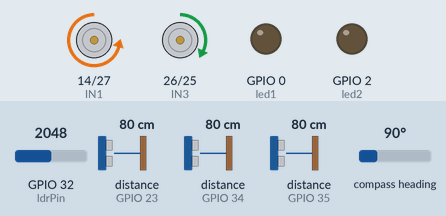
This sketch was run on a simulated ESP32. On the bench: motor-driver pin pairs drawn as motors (green arrow = first pin HIGH = forward, orange = second pin HIGH = backward, longer = more drive, scaled by the enable pin), output pins drawn as LEDs (lit = HIGH). Wiring (inferred from the names in the program): 3 × ultrasonic range finder: trigger GPIO 5, echo GPIO 23 / trigger GPIO 18, echo GPIO 34 / trigger GPIO 19, echo GPIO 35; HMC5883L compass at I2C address 0x1E. Inputs (shaded band) come from the test bench; at power-on: distance to the obstacle (sensors on GPIO 34, GPIO 35, GPIO 23) 80 cm, GPIO 32 (ldrPin) = 2048, compass heading 90°. The echo pulse lasts 58.3 µs per cm; pins used as bus, display or sensor lines are not drawn; what the sketch prints to the serial monitor is not drawn.

Above: at 1.3 s.
1.4 s: distance to the obstacle (sensor on GPIO 34) set to 2 cm
At 2.6 s:
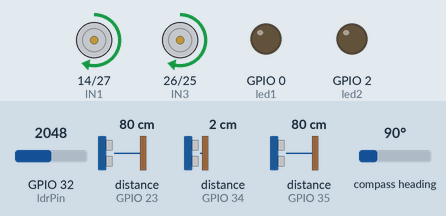
2.9 s: distance to the obstacle (sensor on GPIO 34) set to 13 cm
At 4.58 s:
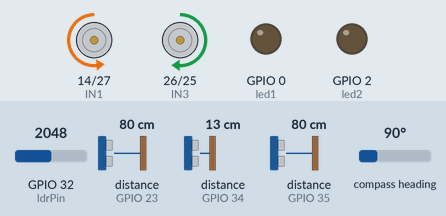
5.9 s: distance to the obstacle (sensor on GPIO 34) set to 16 cm
8.9 s: distance to the obstacle (sensor on GPIO 35) set to 2 cm
At 9.6 s:
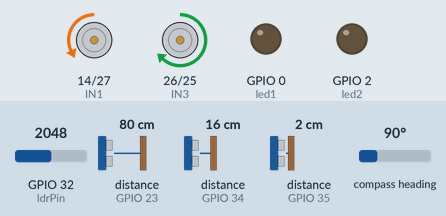
10.4 s: GPIO 32 (ldrPin) set to 1373
11.9 s: GPIO 32 (ldrPin) set to 1249
At 13.3 s:
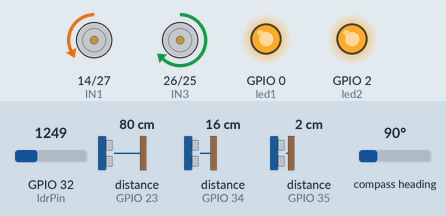
Timing chart, 0 to 14.4 s (numbered marks = the images above; inputs shaded):
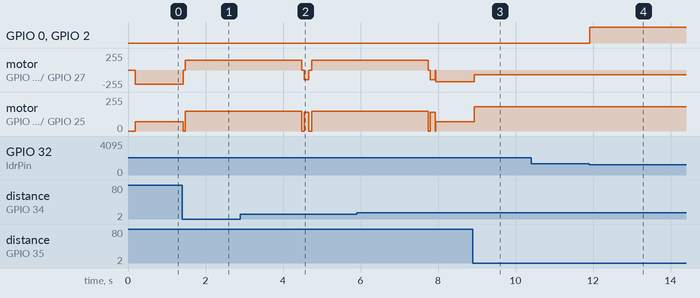

The sketch:

Langs_vaeg_demo.ino
```cpp
// Demo_WallFollow_ESP32.ino
// Stabil venstre-vægfølgning + 90° højresving + frontnedbremsning
// Pins og struktur matcher vores seneste opsætning (Rapport final).

#include <Arduino.h>
#include <Wire.h>

/* ---------- PIN-MAP (ESP32) ---------- */
// Front ultralyd (midt)
const int TRIG_FRONT = 18;
const int ECHO_FRONT = 34;  // ADC1 input-only (ok til echo)

// Venstre side (90° mod væg)
const int TRIG_L90   = 19;
const int ECHO_L90   = 35;  // ADC1 input-only (ok til echo)

// Højre 90° (front skrå/hjørnedetektion / demo)
const int TRIG_R90   = 5;
const int ECHO_R90   = 23;

// (Valgfri, hvis du har dem monteret)
const int TRIG_LEFT  = 17;
const int ECHO_LEFT  = 16;
const int TRIG_RIGHT = 4;
const int ECHO_RIGHT = 15;

// L298N motorer
const int ENA = 12;  // Højre PWM  (GPIO12: hold niveau lav ved boot)
const int IN1 = 14;  // Højre retning
const int IN2 = 27;  // (strap-pin; vi holder den lav ved boot)
const int ENB = 33;  // Venstre PWM
const int IN3 = 26;  // Venstre retning
const int IN4 = 25;

const int ldrPin = 32;   // <-- flyt LDR til en ADC1-pin: 32/33/34/35/36/39
const int led1  = 0;
const int led2  = 2;

int threshold = 1300;    // justér efter dine målinger (0–4095)

// I2C kompas (HMC5883L/GY-271)
#define MAG_SDA 22
#define MAG_SCL 21
#define MAG_ADDR 0x1E

/* ---------- TUNES ---------- */
const int   TARGET_SIDE_CM = 20; // ønsket afstand til venstre væg
const int   FRONT_TURN_CM  = 15; // under dette: 90° højresving
const int   FRONT_SLOW_CM  = 30; // under dette: lineær nedskalering af fart
const int   MAX_PWM        = 255;
const int   MIN_FWD_PWM    = 70;

int BASE_L = 140;  // grundfart venstre
int BASE_R = 145;  // grundfart højre

// Små trims (udligner mekanisk forskel)
const int LEFT_TRIM  = 0;
const int RIGHT_TRIM = 8;

// PD-regulator for sideafstand
float Kp = 4.5f;
float Kd = 2.0f;
const int   CORR_MAX        = 80;
const int   CTRL_DT_MS      = 20;
const int   ERR_DEADBAND_CM = 1;

// Magnetometer mounting/offets (justér hvis modulet vender skævt)
#define MAG_SWAP_XY  0
#define MAG_FLIP_X   1
#define MAG_FLIP_Y   1
const float MAG_MOUNT_OFFSET_DEG = -30.0f;
const float MAG_DECL_DEG         = 3.5f; // DK ca. +/-

/* ---------- UTIL ---------- */
static inline int clampi(int v, int lo, int hi) {
  return v < lo ? lo : (v > hi ? hi : v);
}

static inline int slew(int cur, int tgt, int step) {
  if (tgt > cur) return min(tgt, cur + step);
  if (tgt < cur) return max(tgt, cur - step);
  return cur;
}

/* ---------- ULTRALYD ---------- */
static int readUltrasonicCM(int trigPin, int echoPin) {
  digitalWrite(trigPin, LOW);  delayMicroseconds(2);
  digitalWrite(trigPin, HIGH); delayMicroseconds(8);
  digitalWrite(trigPin, LOW);
  unsigned long us = pulseIn(echoPin, HIGH, 30000UL);
  if (us == 0) return 400; // intet ekko => “langt væk”
  return (int)((us * 0.5f) / 29.412f + 0.5f);
}

/* ---------- MOTORER (uden LEDC for enkelhed) ---------- */
static void setRightMotor(int pwm, bool forward) {
  pwm = clampi(pwm, 0, MAX_PWM);
  digitalWrite(IN1, forward ? LOW : HIGH);
  digitalWrite(IN2, forward ? HIGH : LOW);
  analogWrite(ENA, pwm);
}
static void setLeftMotor(int pwm, bool forward) {
  pwm = clampi(pwm, 0, MAX_PWM);
  digitalWrite(IN3, forward ? HIGH : LOW);
  digitalWrite(IN4, forward ? LOW  : HIGH);
  analogWrite(ENB, pwm);
}
static void stopAll() {
  analogWrite(ENA, 0);
  analogWrite(ENB, 0);
}

/* ---------- MAGNETOMETER (robust I2C) ---------- */
static void i2cClearBus(int sclPin = MAG_SCL, int sdaPin = MAG_SDA) {
  pinMode(sclPin, OUTPUT_OPEN_DRAIN);
  pinMode(sdaPin, INPUT_PULLUP);
  for (int i = 0; i < 9 && digitalRead(sdaPin) == LOW; ++i) {
    digitalWrite(sclPin, HIGH); delayMicroseconds(5000);
    digitalWrite(sclPin, LOW);  delayMicroseconds(5000);
  }
  digitalWrite(sclPin, HIGH); delayMicroseconds(5000);
  pinMode(sdaPin, OUTPUT_OPEN_DRAIN);
  digitalWrite(sdaPin, HIGH); delayMicroseconds(5000);
}

static bool magInit() {
  Wire.begin(MAG_SDA, MAG_SCL);
  Wire.setClock(50000); // langsomt = stabilt
  Wire.setTimeOut(30);
  // CRA: 8x avg, 15 Hz
  Wire.beginTransmission(MAG_ADDR); Wire.write(0x00); Wire.write(0x70);
  if (Wire.endTransmission() != 0) return false;
  // CRB: gain
  Wire.beginTransmission(MAG_ADDR); Wire.write(0x01); Wire.write(0x20);
  if (Wire.endTransmission() != 0) return false;
  // Mode: continuous
  Wire.beginTransmission(MAG_ADDR); Wire.write(0x02); Wire.write(0x00);
  if (Wire.endTransmission() != 0) return false;
  delay(10);
  return true;
}

static bool magReadXYZ_once(int16_t &x, int16_t &y, int16_t &z) {
  Wire.beginTransmission(MAG_ADDR); Wire.write(0x03);
  if (Wire.endTransmission(false) != 0) return false;
  if (Wire.requestFrom(MAG_ADDR, (uint8_t)6, true) != 6) return false;
  uint8_t b[6]; for (int i = 0; i < 6; ++i) b[i] = Wire.read();
  x = (int16_t)((b[0] << 8) | b[1]); // X
  z = (int16_t)((b[2] << 8) | b[3]); // Z
  y = (int16_t)((b[4] << 8) | b[5]); // Y
  if (x == -4096 || y == -4096 || z == -4096) return false;
  return true;
}

static bool magReadXYZ(int16_t &x, int16_t &y, int16_t &z) {
  for (int attempt = 0; attempt < 3; ++attempt) {
    if (magReadXYZ_once(x, y, z)) return true;
    if (attempt == 0) { delay(5); continue; }
    if (attempt == 1) { i2cClearBus(); magInit(); delay(10); continue; }
  }
  return false;
}

static inline void mapAxes(int16_t x, int16_t y, float &mx, float &my) {
  float rx = x, ry = y;
  mx = (MAG_SWAP_XY ? ry : rx) * (float)MAG_FLIP_X;
  my = (MAG_SWAP_XY ? rx : ry) * (float)MAG_FLIP_Y;
}

static float magHeadingDeg() {
  int16_t x, y, z;
  if (!magReadXYZ(x, y, z)) return NAN;
  float mx, my; mapAxes(x, y, mx, my);
  float hd = atan2f(my, mx) * 180.0f / PI + MAG_DECL_DEG - MAG_MOUNT_OFFSET_DEG;
  if (hd < 0)   hd += 360.0f;
  if (hd >= 360.0f) hd -= 360.0f;
  return hd;
}

static inline float angDiffDeg(float a, float b) {
  float d = a - b;
  while (d > 180.f) d -= 360.f;
  while (d < -180.f) d += 360.f;
  return d;
}

/* ---------- Sving: 90° højre (magnetometer, timed fallback) ---------- */
static void turnRight90() {
  bool magOK = magInit();
  if (!magOK) { Serial.println("[TURN] MAG init fail -> timed fallback"); }

  // Start pivot: venstre frem, højre tilbage
  const int pwmTurn = 150;
  setLeftMotor(pwmTurn, true);
  setRightMotor(pwmTurn, false);

  uint32_t t0 = millis();

  if (magOK) {
    float hPrev = magHeadingDeg();
    while (isnan(hPrev)) { delay(10); hPrev = magHeadingDeg(); }
    float accum = 0.0f;
    const uint32_t T_MAX = 3000;
    const float TARGET = -90.0f; // højre
    const float TOL = 4.0f;

    while (millis() - t0 < T_MAX) {
      float h = magHeadingDeg();
      if (!isnan(h)) {
        float d = angDiffDeg(h, hPrev);
        hPrev = h;
        if (fabsf(d) < 40.0f) accum += d;
        if ((millis() - t0) > 220 && fabsf(accum - TARGET) <= TOL) break;
      }
      delay(15);
    }
  } else {
    // Timet fallback (~650–850 ms afh. gulv/friktion)
    delay(750);
  }

  // Stop + lille “hak” frem for at falde i den nye retning
  stopAll(); delay(60);
  int pwmL = clampi(BASE_L, 80, 230);
  int pwmR = clampi(BASE_R, 80, 230);
  setLeftMotor(pwmL, true);
  setRightMotor(pwmR, true);
  delay(120);
  stopAll();
}

/* ---------- PD-state ---------- */
float prevErr = 0.0f;
unsigned long lastCtrlMs = 0;

/* ---------- SETUP ---------- */
void setup() {
  Serial.begin(115200);

  pinMode(led1, OUTPUT);
  pinMode(led2, OUTPUT);

  // Sensorpins
  pinMode(TRIG_FRONT, OUTPUT); pinMode(ECHO_FRONT, INPUT);
  pinMode(TRIG_L90,   OUTPUT); pinMode(ECHO_L90,   INPUT);
  pinMode(TRIG_R90,   OUTPUT); pinMode(ECHO_R90,   INPUT);

  pinMode(TRIG_LEFT,  OUTPUT); pinMode(ECHO_LEFT,  INPUT);
  pinMode(TRIG_RIGHT, OUTPUT); pinMode(ECHO_RIGHT, INPUT);

  // Motorretning + sikre niveauer ved boot
  pinMode(IN1, OUTPUT); pinMode(IN2, OUTPUT);
  pinMode(IN3, OUTPUT); pinMode(IN4, OUTPUT);
  digitalWrite(IN1, LOW); digitalWrite(IN2, LOW);
  digitalWrite(IN3, LOW); digitalWrite(IN4, LOW);
  stopAll();
  delay(150);

  // I2C (mag)
  magInit(); // best effort

  lastCtrlMs = millis();

  Serial.println("Wall-follow demo ready.");
}

/* ---------- LOOP ---------- */
void loop() {
  // 1) Sekventiel og kortfattet sensorlæsning (minimer kryds-ekko)
  int cmF  = readUltrasonicCM(TRIG_FRONT, ECHO_FRONT); delay(5);
  int cmL  = readUltrasonicCM(TRIG_L90,   ECHO_L90);   delay(5);
  int cmR  = readUltrasonicCM(TRIG_R90,   ECHO_R90);   // (hjørnehjælp)
  int raw = analogRead(ldrPin);

  // 2) Hårdt hjørne? -> 90° højresving
  if (cmF > 0 && cmF < FRONT_TURN_CM) {
    stopAll(); delay(40);
    turnRight90();
    return; // begynd ny runde efter sving
  }

  // 3) Dynamisk frontnedbremsning (uden bak)
  int baseL = BASE_L;
  int baseR = BASE_R;
  if (cmF > 0 && cmF < FRONT_SLOW_CM) {
    const int lo = FRONT_TURN_CM, hi = FRONT_SLOW_CM;
    const int minCruise = 100;
    int c = clampi(cmF, lo, hi);
    int scaled = minCruise + (int)((long)(c - lo) * (max(BASE_L, BASE_R) - minCruise) / (hi - lo));
    baseL = clampi(scaled, 80, 230);
    baseR = clampi(scaled, 80, 230);
  }

  // 4) Venstre-væg PD-regulering
  unsigned long now = millis();
  if (now - lastCtrlMs >= CTRL_DT_MS) {
    float dt = (now - lastCtrlMs) / 1000.0f;
    lastCtrlMs = now;

    // Fejl: positiv hvis vi er for tæt på venstre væg (skal styre mod højre)
    float e = (float)TARGET_SIDE_CM - (float)cmL;

    // Dødbånd
    if (fabs(e) < ERR_DEADBAND_CM) e = 0.0f;

    // Hvis venstre sensor "mister" væggen -> søg let mod venstre
    float de = (e - prevErr) / max(0.001f, dt);
    if (cmL >= 380) { e = -2.0f; de = 0.0f; }
    prevErr = e;

    // PD-output
    int u = clampi((int)lroundf(Kp * e + Kd * de), -CORR_MAX, CORR_MAX);

    // PWM-sammensætning (u>0 => for tæt -> drej højre => højre langsommere)
    int pwmL = baseL + LEFT_TRIM + u;
    int pwmR = baseR - RIGHT_TRIM - u;

    // Gulv/loft og kør frem
    pwmL = clampi(pwmL, MIN_FWD_PWM, MAX_PWM);
    pwmR = clampi(pwmR, MIN_FWD_PWM, MAX_PWM);
    setLeftMotor (pwmL, true);
    setRightMotor(pwmR, true);

    // (Valgfrit) Debug kort:
    // Serial.printf("F=%d L=%d R=%d e=%.1f u=%d pwmL=%d pwmR=%d\n", cmF, cmL, cmR, e, u, pwmL, pwmR);
  }

  if (raw > threshold) {          // mørkt → tænd
      digitalWrite(led1, LOW);
      digitalWrite(led2, LOW);
  } else {                        // lyst → sluk
      digitalWrite(led1, HIGH);
      digitalWrite(led2, HIGH);
  }

  // 5) Lidt ro, så vi ikke banker ekkoerne sammen
  delay(2);
}
```

Measured:
- the behaviour switches between 1301 and 1300 on GPIO 32 (ldrPin) (found by bisection; images 3 and 4)
- after the input at 1.4 s, motor on GPIO 14 (IN1) / GPIO 27 (IN2): backward 217/255 → forward 150/255 at once; motor on GPIO 26 (IN3) / GPIO 25 (IN4): forward 70/255 → forward 150/255 at once
- after the input at 8.9 s, motor on GPIO 14 (IN1) / GPIO 27 (IN2): backward 175/255 → backward 70/255 at once; motor on GPIO 26 (IN3) / GPIO 25 (IN4): forward 70/255 → forward 183/255 at once
- after the input at 10.4 s, every drawn part: stays the same
- after the input at 11.9 s, GPIO 0 (led1), GPIO 2 (led2): LOW → HIGH at once
